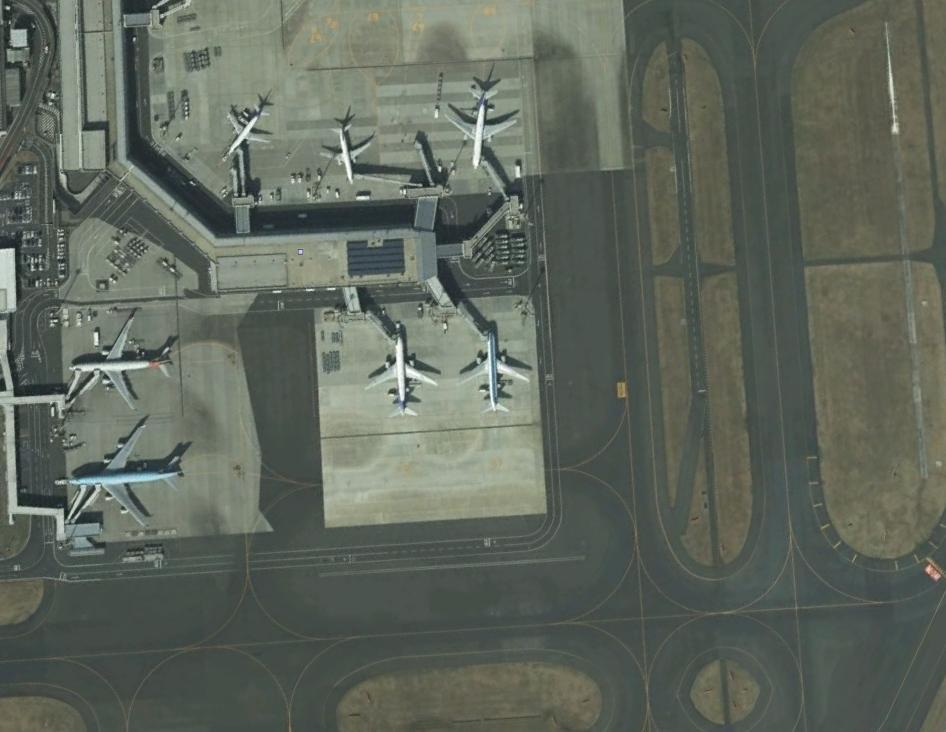
#> input picture image_set/004.jpg, 946 x 732 px; its folder holds 4 pictures in this run
$ python standardizedSize.py
#> lines starting #> are read from the running program, lines starting #| are printed output that depends on the picture
import os
import PIL.Image

imagesDir = "/image_set"
rootdir = os.getcwd()  #获取当前目录
list = os.listdir(rootdir + imagesDir) #列出文件夹下所有的目录与文件

outDir = rootdir + "/standset/"
len_x = 0
len_y = 0
pic_nums = 0
for i in range(0,len(list)):
    path = os.path.join(rootdir + imagesDir, list[i])
    #print(path)
    pic = PIL.Image.open(path)
#> pic is the input picture: PIL image 946x732 RGB; mean R, G, B 95.6, 102.8, 92.4
    out = pic.resize((512, 512))
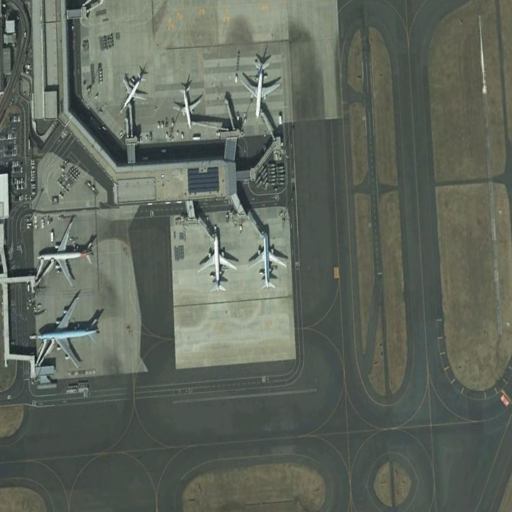
#> out: PIL image 512x512 RGB; mean R, G, B 95.6, 102.8, 92.4
    out.save(outDir + list[i])
    print(i)
#> pass 2 of the loop `for i in range(0,len(list)):`:
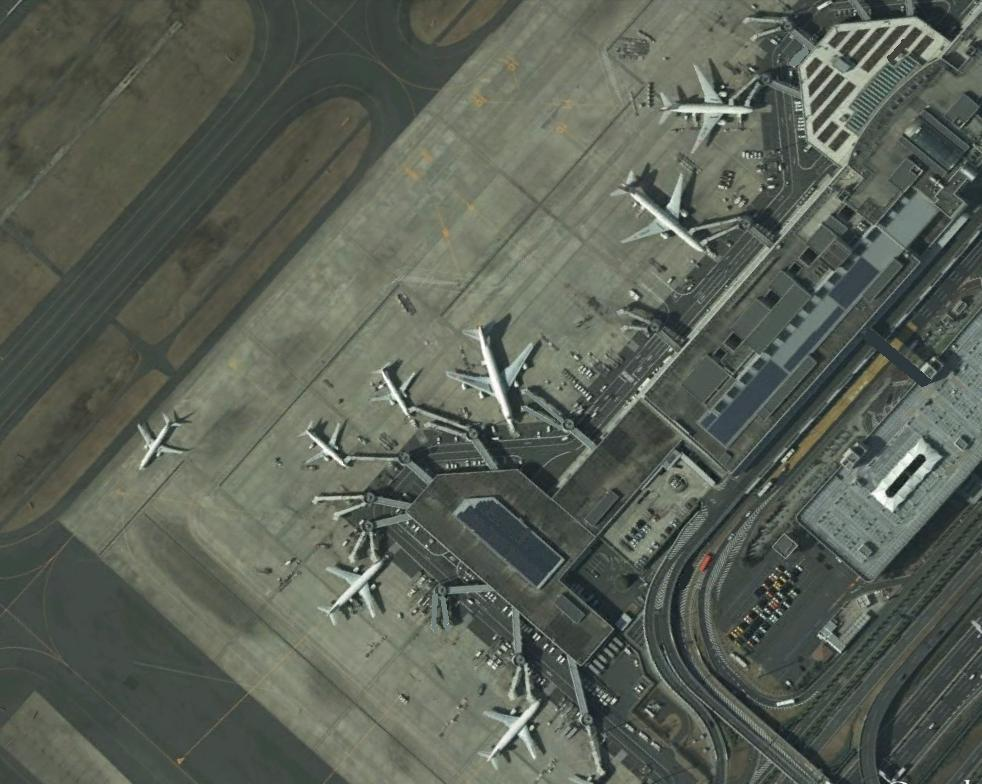
#> input picture image_set/006.jpg, 982 x 784 px
#> pic is the input picture: PIL image 982x784 RGB; mean R, G, B 90.4, 96.7, 86.3
#> `out = pic.resize((512, 512))`:
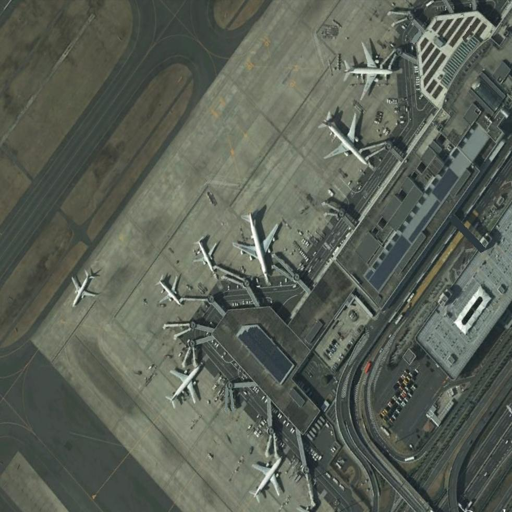
#> out: PIL image 512x512 RGB; mean R, G, B 90.4, 96.7, 86.3
#> pass 3 of the loop `for i in range(0,len(list)):`:
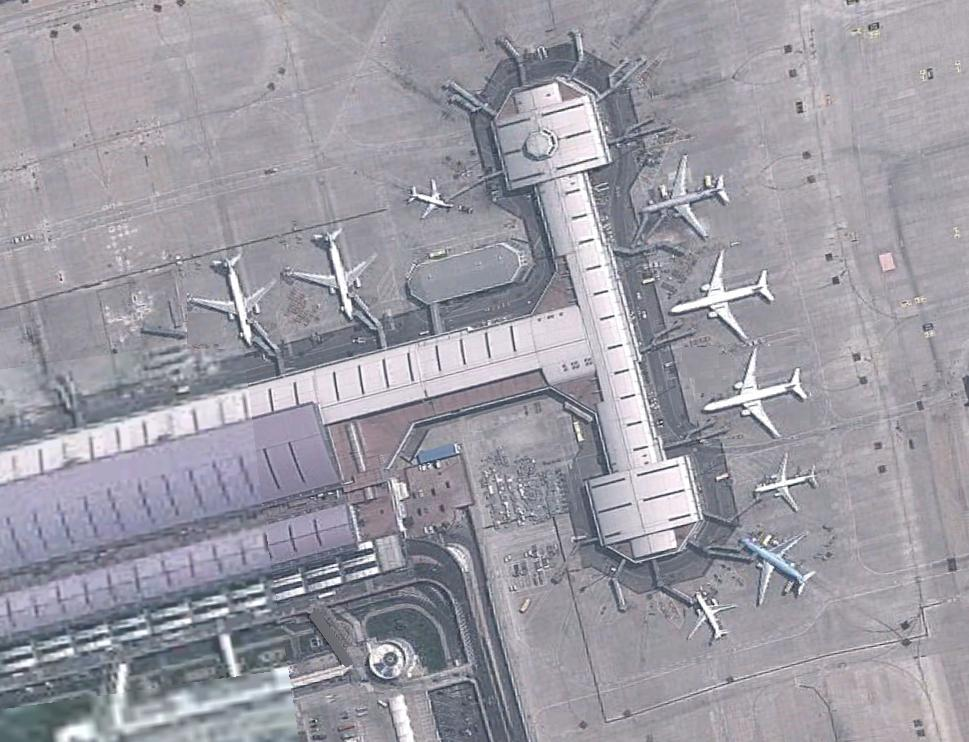
#> input picture image_set/011.jpg, 969 x 742 px
#> pic is the input picture: PIL image 969x742 RGB; mean R, G, B 156.7, 155, 164
#> `out = pic.resize((512, 512))`:
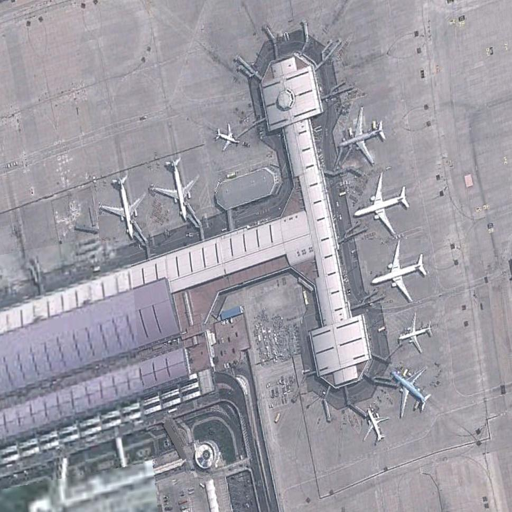
#> out: PIL image 512x512 RGB; mean R, G, B 156.7, 155, 164
#> the loop made 4 passes; the first 3 are shown
